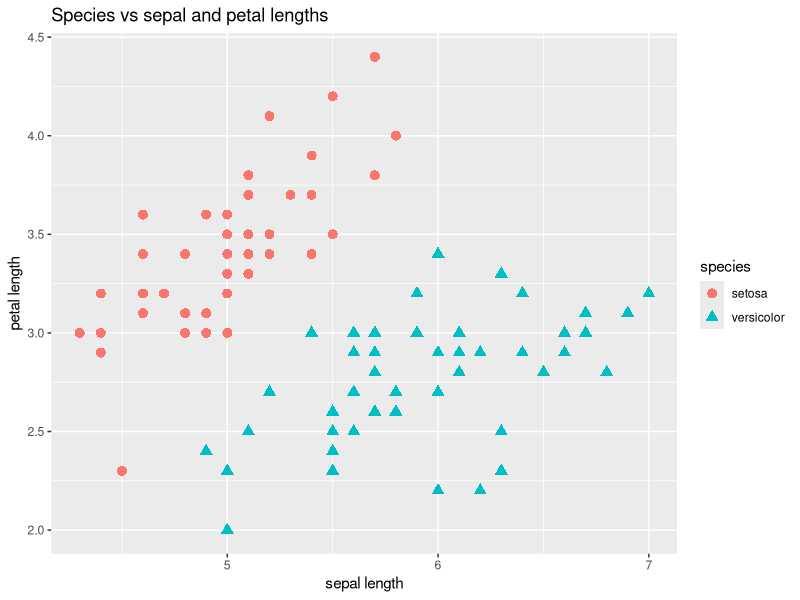
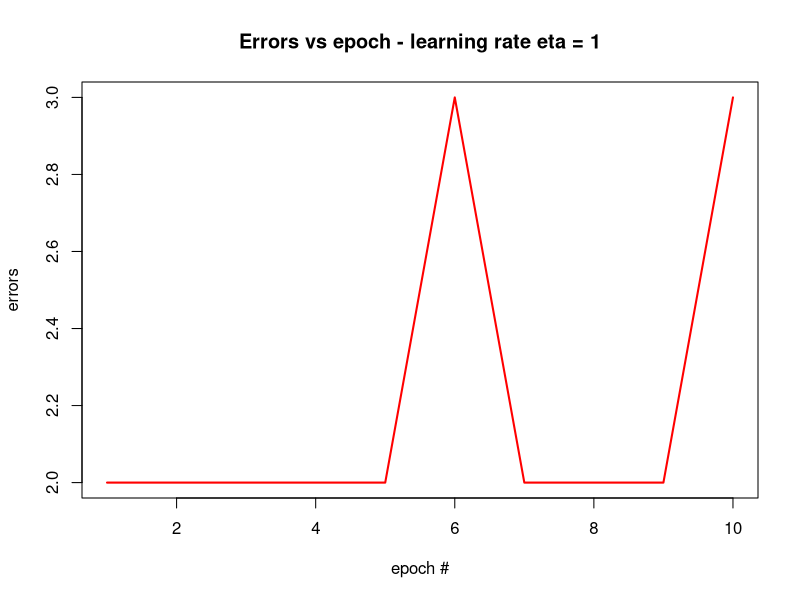

Reproduce these figures in R, in order.
data("iris")

irissubdf<- iris[1:100,c(1,2,5)]
names(irissubdf) <- c("sepal", "petal", "species")
head(irissubdf)

library("ggplot2")
ggplot(irissubdf, aes(x = sepal, y = petal)) + 
geom_point(aes(colour=species, shape=species), size = 3) +
xlab("sepal length") + 
ylab("petal length") + 
ggtitle("Species vs sepal and petal lengths")

irissubdf[, 4] <- 1
irissubdf[irissubdf[, 3] == "setosa", 4] <- -1

x <- irissubdf[, c(1, 2)]
y <- irissubdf[, 4]
head(x)
head(y)

perceptron <- function(x, y, eta, niter) {

  # initialize weight vector
  weight <- rep(0, dim(x)[2] + 1)
  errors <- rep(0, niter)
  
  # loop over number of epochs niter
  for (jj in 1:niter) {
    
    # loop through training data set
    for (ii in 1:length(y)) {
      
      # Predict binary label using Heaviside activation 
      # function
      z <- sum(weight[2:length(weight)] * 
                 as.numeric(x[ii, ])) + weight[1]
      if(z < 0) {
        ypred <- -1
      } else {
        ypred <- 1
      }
      
      # Change weight - the formula doesn't do anything 
      # if the predicted value is correct
      weightdiff <- eta * (y[ii] - ypred) * 
        c(1, as.numeric(x[ii, ]))
      weight <- weight + weightdiff
      
      # Update error function
      if ((y[ii] - ypred) != 0.0) {
        errors[jj] <- errors[jj] + 1
      }
      
    }
  }
  
  # weight to decide between the two species 
  print(weight)
  return(errors)
}

err <- perceptron(x, y, 1, 10)

plot(1:10, err, type="l", lwd=2, col="red", xlab="epoch #", ylab="errors")
title("Errors vs epoch - learning rate eta = 1")
  
